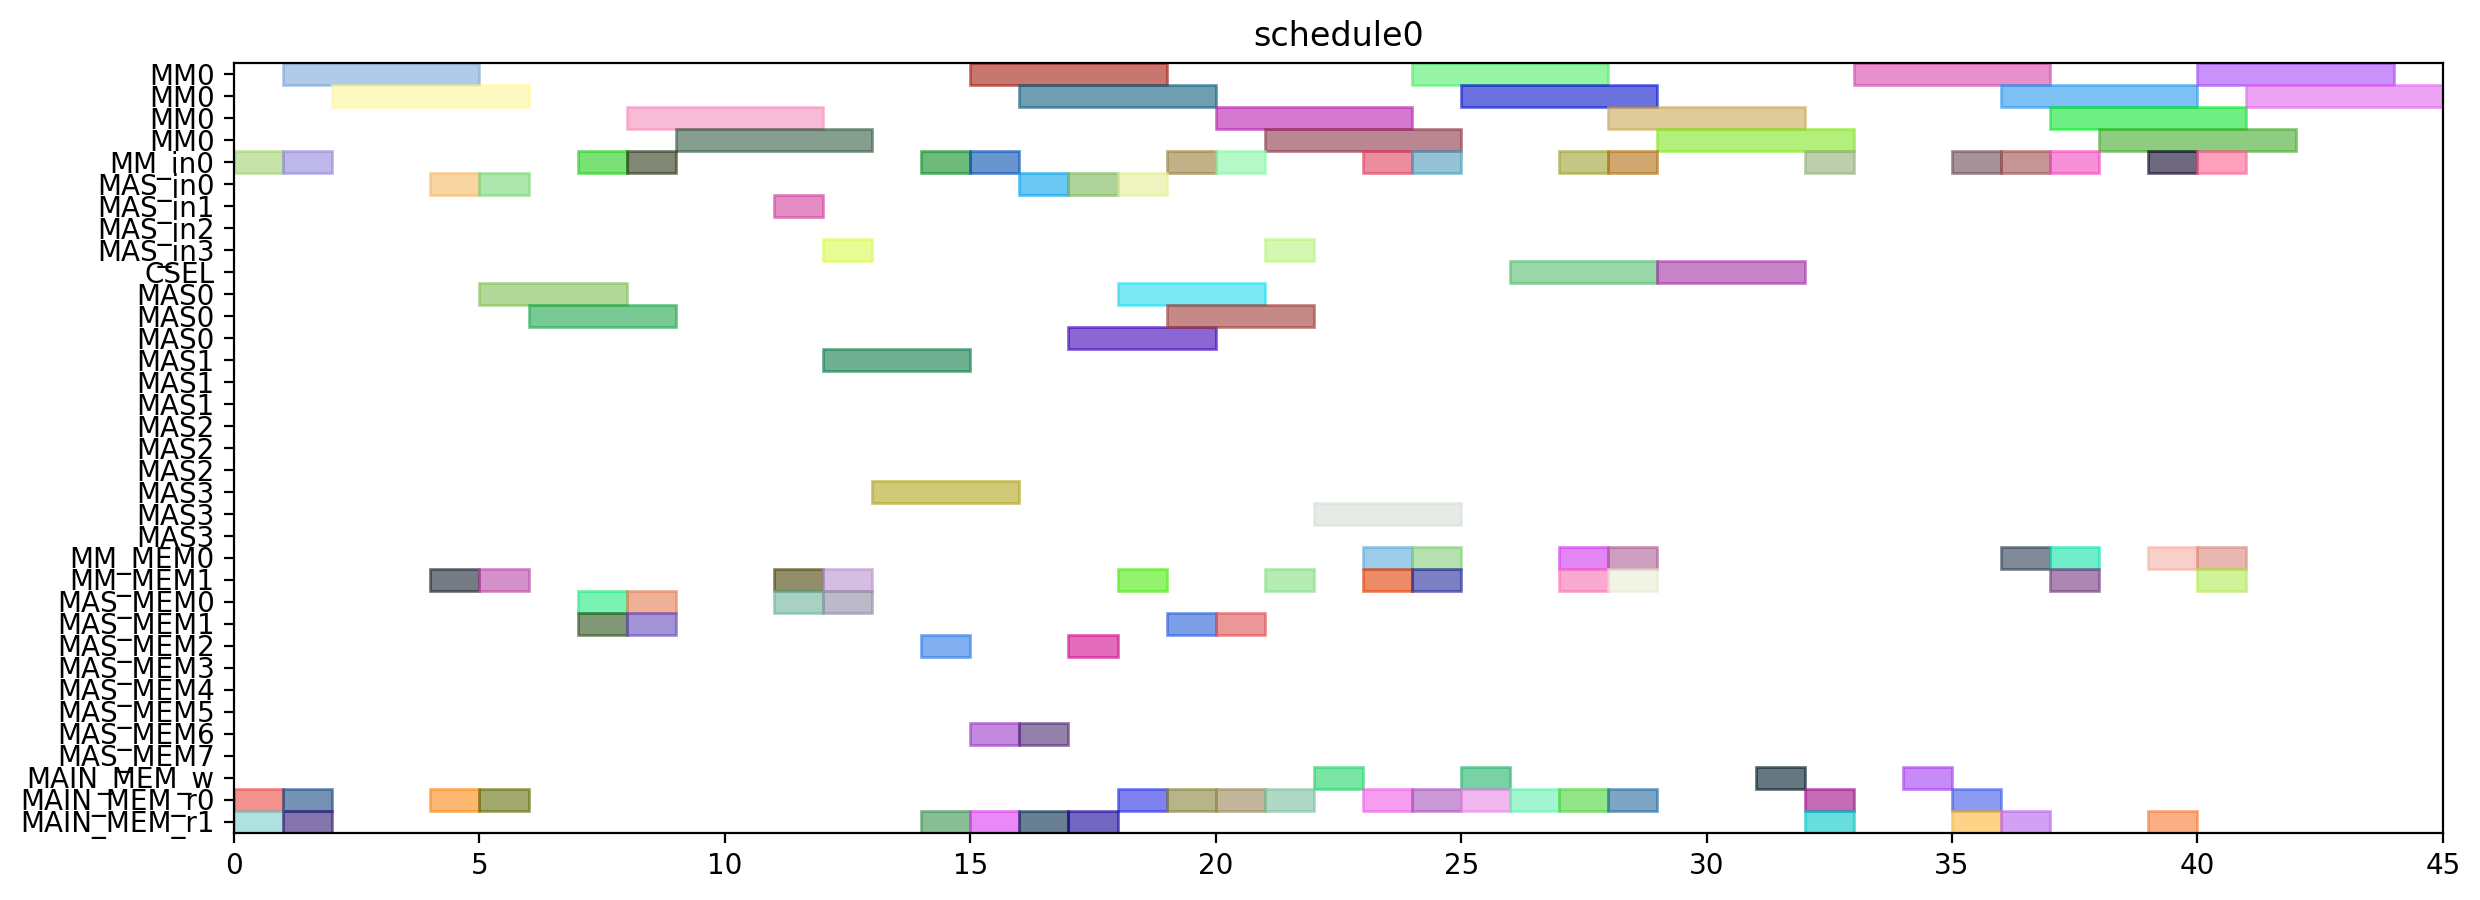

The Python source for this figure:
from pyschedule import Scenario, solvers, plotters, alt


def solve():
	horizon = 120
	S = Scenario("schedule0", horizon=horizon)

	# resource
	MM = S.Resources('MM', num=1, size=4)
	MM_in = S.Resources('MM_in', num=1)
	MAS_in = S.Resources('MAS_in', num=4)
	CSEL = S.Resource('CSEL')
	MAS = S.Resources('MAS', num=4, size=3, periods=range(1, horizon))
	MM_MEM = S.Resources('MM_MEM', num=2)
	MAS_MEM = S.Resources('MAS_MEM', num=8)
	MAIN_MEM_w = S.Resource('MAIN_MEM_w', size=1)
	MAIN_MEM_r = S.Resources('MAIN_MEM_r', num=2)

	# result of previous scheduling

	# new tasks
	t20 = S.Task('t20', length=4, delay_cost=1)
	t20 += alt(MM)
	t20_in = S.Task('t20_in', length=1, delay_cost=1)
	t20_in += alt(MM_in)
	S += t20_in*MM_in[0]<=t20*MM[0]
	t20_mem0 = S.Task('t20_mem0', length=1, delay_cost=1)
	t20_mem0 += MAIN_MEM_r[0]
	S += t20_mem0 <= t20

	t20_mem1 = S.Task('t20_mem1', length=1, delay_cost=1)
	t20_mem1 += MAIN_MEM_r[1]
	S += t20_mem1 <= t20

	t21 = S.Task('t21', length=4, delay_cost=1)
	t21 += alt(MM)
	t21_in = S.Task('t21_in', length=1, delay_cost=1)
	t21_in += alt(MM_in)
	S += t21_in*MM_in[0]<=t21*MM[0]
	t21_mem0 = S.Task('t21_mem0', length=1, delay_cost=1)
	t21_mem0 += MAIN_MEM_r[0]
	S += t21_mem0 <= t21

	t21_mem1 = S.Task('t21_mem1', length=1, delay_cost=1)
	t21_mem1 += MAIN_MEM_r[1]
	S += t21_mem1 <= t21

	xit20 = S.Task('xit20', length=3, delay_cost=1)
	xit20 += alt(MAS)
	xit20_in = S.Task('xit20_in', length=1, delay_cost=1)
	xit20_in += alt(MAS_in)
	S += xit20_in*MAS_in[0]<=xit20*MAS[0]

	S += xit20_in*MAS_in[1]<=xit20*MAS[1]

	S += xit20_in*MAS_in[2]<=xit20*MAS[2]

	S += xit20_in*MAS_in[3]<=xit20*MAS[3]

	xit20_mem0 = S.Task('xit20_mem0', length=1, delay_cost=1)
	xit20_mem0 += MAIN_MEM_r[0]
	S += xit20_mem0 <= xit20

	xit20_mem1 = S.Task('xit20_mem1', length=1, delay_cost=1)
	xit20_mem1 += alt(MM_MEM)
	S += (t20*MM[0])-1 < xit20_mem1*MM_MEM[1]
	S += xit20_mem1 <= xit20

	xit21 = S.Task('xit21', length=3, delay_cost=1)
	xit21 += alt(MAS)
	xit21_in = S.Task('xit21_in', length=1, delay_cost=1)
	xit21_in += alt(MAS_in)
	S += xit21_in*MAS_in[0]<=xit21*MAS[0]

	S += xit21_in*MAS_in[1]<=xit21*MAS[1]

	S += xit21_in*MAS_in[2]<=xit21*MAS[2]

	S += xit21_in*MAS_in[3]<=xit21*MAS[3]

	xit21_mem0 = S.Task('xit21_mem0', length=1, delay_cost=1)
	xit21_mem0 += MAIN_MEM_r[0]
	S += xit21_mem0 <= xit21

	xit21_mem1 = S.Task('xit21_mem1', length=1, delay_cost=1)
	xit21_mem1 += alt(MM_MEM)
	S += (t21*MM[0])-1 < xit21_mem1*MM_MEM[1]
	S += xit21_mem1 <= xit21

	xi2t40 = S.Task('xi2t40', length=4, delay_cost=1)
	xi2t40 += alt(MM)
	xi2t40_in = S.Task('xi2t40_in', length=1, delay_cost=1)
	xi2t40_in += alt(MM_in)
	S += xi2t40_in*MM_in[0]<=xi2t40*MM[0]
	xi2t40_mem0 = S.Task('xi2t40_mem0', length=1, delay_cost=1)
	xi2t40_mem0 += alt(MAS_MEM)
	S += (xit20*MAS[0])-1 < xi2t40_mem0*MAS_MEM[0]
	S += (xit20*MAS[1])-1 < xi2t40_mem0*MAS_MEM[2]
	S += (xit20*MAS[2])-1 < xi2t40_mem0*MAS_MEM[4]
	S += (xit20*MAS[3])-1 < xi2t40_mem0*MAS_MEM[6]
	S += xi2t40_mem0 <= xi2t40

	xi2t40_mem1 = S.Task('xi2t40_mem1', length=1, delay_cost=1)
	xi2t40_mem1 += alt(MAS_MEM)
	S += (xit20*MAS[0])-1 < xi2t40_mem1*MAS_MEM[1]
	S += (xit20*MAS[1])-1 < xi2t40_mem1*MAS_MEM[3]
	S += (xit20*MAS[2])-1 < xi2t40_mem1*MAS_MEM[5]
	S += (xit20*MAS[3])-1 < xi2t40_mem1*MAS_MEM[7]
	S += xi2t40_mem1 <= xi2t40

	xi2t41 = S.Task('xi2t41', length=4, delay_cost=1)
	xi2t41 += alt(MM)
	xi2t41_in = S.Task('xi2t41_in', length=1, delay_cost=1)
	xi2t41_in += alt(MM_in)
	S += xi2t41_in*MM_in[0]<=xi2t41*MM[0]
	xi2t41_mem0 = S.Task('xi2t41_mem0', length=1, delay_cost=1)
	xi2t41_mem0 += alt(MAS_MEM)
	S += (xit21*MAS[0])-1 < xi2t41_mem0*MAS_MEM[0]
	S += (xit21*MAS[1])-1 < xi2t41_mem0*MAS_MEM[2]
	S += (xit21*MAS[2])-1 < xi2t41_mem0*MAS_MEM[4]
	S += (xit21*MAS[3])-1 < xi2t41_mem0*MAS_MEM[6]
	S += xi2t41_mem0 <= xi2t41

	xi2t41_mem1 = S.Task('xi2t41_mem1', length=1, delay_cost=1)
	xi2t41_mem1 += alt(MAS_MEM)
	S += (xit21*MAS[0])-1 < xi2t41_mem1*MAS_MEM[1]
	S += (xit21*MAS[1])-1 < xi2t41_mem1*MAS_MEM[3]
	S += (xit21*MAS[2])-1 < xi2t41_mem1*MAS_MEM[5]
	S += (xit21*MAS[3])-1 < xi2t41_mem1*MAS_MEM[7]
	S += xi2t41_mem1 <= xi2t41

	D_a_0 = S.Task('D_a_0', length=3, delay_cost=1)
	D_a_0 += alt(MAS)
	D_a_0_in = S.Task('D_a_0_in', length=1, delay_cost=1)
	D_a_0_in += alt(MAS_in)
	S += D_a_0_in*MAS_in[0]<=D_a_0*MAS[0]

	S += D_a_0_in*MAS_in[1]<=D_a_0*MAS[1]

	S += D_a_0_in*MAS_in[2]<=D_a_0*MAS[2]

	S += D_a_0_in*MAS_in[3]<=D_a_0*MAS[3]

	D_a_0_mem0 = S.Task('D_a_0_mem0', length=1, delay_cost=1)
	D_a_0_mem0 += alt(MAS_MEM)
	S += (xit20*MAS[0])-1 < D_a_0_mem0*MAS_MEM[0]
	S += (xit20*MAS[1])-1 < D_a_0_mem0*MAS_MEM[2]
	S += (xit20*MAS[2])-1 < D_a_0_mem0*MAS_MEM[4]
	S += (xit20*MAS[3])-1 < D_a_0_mem0*MAS_MEM[6]
	S += D_a_0_mem0 <= D_a_0

	D_a_0_mem1 = S.Task('D_a_0_mem1', length=1, delay_cost=1)
	D_a_0_mem1 += alt(MM_MEM)
	S += (xi2t40*MM[0])-1 < D_a_0_mem1*MM_MEM[1]
	S += D_a_0_mem1 <= D_a_0

	D_a_1 = S.Task('D_a_1', length=3, delay_cost=1)
	D_a_1 += alt(MAS)
	D_a_1_in = S.Task('D_a_1_in', length=1, delay_cost=1)
	D_a_1_in += alt(MAS_in)
	S += D_a_1_in*MAS_in[0]<=D_a_1*MAS[0]

	S += D_a_1_in*MAS_in[1]<=D_a_1*MAS[1]

	S += D_a_1_in*MAS_in[2]<=D_a_1*MAS[2]

	S += D_a_1_in*MAS_in[3]<=D_a_1*MAS[3]

	D_a_1_mem0 = S.Task('D_a_1_mem0', length=1, delay_cost=1)
	D_a_1_mem0 += alt(MAS_MEM)
	S += (xit21*MAS[0])-1 < D_a_1_mem0*MAS_MEM[0]
	S += (xit21*MAS[1])-1 < D_a_1_mem0*MAS_MEM[2]
	S += (xit21*MAS[2])-1 < D_a_1_mem0*MAS_MEM[4]
	S += (xit21*MAS[3])-1 < D_a_1_mem0*MAS_MEM[6]
	S += D_a_1_mem0 <= D_a_1

	D_a_1_mem1 = S.Task('D_a_1_mem1', length=1, delay_cost=1)
	D_a_1_mem1 += alt(MM_MEM)
	S += (xi2t41*MM[0])-1 < D_a_1_mem1*MM_MEM[1]
	S += D_a_1_mem1 <= D_a_1

	negD0 = S.Task('negD0', length=4, delay_cost=1)
	negD0 += alt(MM)
	negD0_in = S.Task('negD0_in', length=1, delay_cost=1)
	negD0_in += alt(MM_in)
	S += negD0_in*MM_in[0]<=negD0*MM[0]
	negD0_mem0 = S.Task('negD0_mem0', length=1, delay_cost=1)
	negD0_mem0 += alt(MAS_MEM)
	S += (D_a_0*MAS[0])-1 < negD0_mem0*MAS_MEM[0]
	S += (D_a_0*MAS[1])-1 < negD0_mem0*MAS_MEM[2]
	S += (D_a_0*MAS[2])-1 < negD0_mem0*MAS_MEM[4]
	S += (D_a_0*MAS[3])-1 < negD0_mem0*MAS_MEM[6]
	S += negD0_mem0 <= negD0

	negD0_mem1 = S.Task('negD0_mem1', length=1, delay_cost=1)
	negD0_mem1 += MAIN_MEM_r[1]
	S += negD0_mem1 <= negD0

	negD1 = S.Task('negD1', length=4, delay_cost=1)
	negD1 += alt(MM)
	negD1_in = S.Task('negD1_in', length=1, delay_cost=1)
	negD1_in += alt(MM_in)
	S += negD1_in*MM_in[0]<=negD1*MM[0]
	negD1_mem0 = S.Task('negD1_mem0', length=1, delay_cost=1)
	negD1_mem0 += alt(MAS_MEM)
	S += (D_a_1*MAS[0])-1 < negD1_mem0*MAS_MEM[0]
	S += (D_a_1*MAS[1])-1 < negD1_mem0*MAS_MEM[2]
	S += (D_a_1*MAS[2])-1 < negD1_mem0*MAS_MEM[4]
	S += (D_a_1*MAS[3])-1 < negD1_mem0*MAS_MEM[6]
	S += negD1_mem0 <= negD1

	negD1_mem1 = S.Task('negD1_mem1', length=1, delay_cost=1)
	negD1_mem1 += MAIN_MEM_r[1]
	S += negD1_mem1 <= negD1

	N_b0 = S.Task('N_b0', length=3, delay_cost=1)
	N_b0 += alt(MAS)
	N_b0_in = S.Task('N_b0_in', length=1, delay_cost=1)
	N_b0_in += alt(MAS_in)
	S += N_b0_in*MAS_in[0]<=N_b0*MAS[0]

	S += N_b0_in*MAS_in[1]<=N_b0*MAS[1]

	S += N_b0_in*MAS_in[2]<=N_b0*MAS[2]

	S += N_b0_in*MAS_in[3]<=N_b0*MAS[3]

	N_b0_mem0 = S.Task('N_b0_mem0', length=1, delay_cost=1)
	N_b0_mem0 += alt(MAS_MEM)
	S += (D_a_0*MAS[0])-1 < N_b0_mem0*MAS_MEM[0]
	S += (D_a_0*MAS[1])-1 < N_b0_mem0*MAS_MEM[2]
	S += (D_a_0*MAS[2])-1 < N_b0_mem0*MAS_MEM[4]
	S += (D_a_0*MAS[3])-1 < N_b0_mem0*MAS_MEM[6]
	S += N_b0_mem0 <= N_b0

	N_b0_mem1 = S.Task('N_b0_mem1', length=1, delay_cost=1)
	N_b0_mem1 += MAIN_MEM_r[1]
	S += N_b0_mem1 <= N_b0

	N_b1 = S.Task('N_b1', length=3, delay_cost=1)
	N_b1 += alt(MAS)
	N_b1_in = S.Task('N_b1_in', length=1, delay_cost=1)
	N_b1_in += alt(MAS_in)
	S += N_b1_in*MAS_in[0]<=N_b1*MAS[0]

	S += N_b1_in*MAS_in[1]<=N_b1*MAS[1]

	S += N_b1_in*MAS_in[2]<=N_b1*MAS[2]

	S += N_b1_in*MAS_in[3]<=N_b1*MAS[3]

	N_b1_mem0 = S.Task('N_b1_mem0', length=1, delay_cost=1)
	N_b1_mem0 += alt(MAS_MEM)
	S += (D_a_1*MAS[0])-1 < N_b1_mem0*MAS_MEM[0]
	S += (D_a_1*MAS[1])-1 < N_b1_mem0*MAS_MEM[2]
	S += (D_a_1*MAS[2])-1 < N_b1_mem0*MAS_MEM[4]
	S += (D_a_1*MAS[3])-1 < N_b1_mem0*MAS_MEM[6]
	S += N_b1_mem0 <= N_b1

	N_b1_mem1 = S.Task('N_b1_mem1', length=1, delay_cost=1)
	N_b1_mem1 += MAIN_MEM_r[1]
	S += N_b1_mem1 <= N_b1

	D0 = S.Task('D0', length=3, delay_cost=1)
	D0 += alt(MAS)
	D0_in = S.Task('D0_in', length=1, delay_cost=1)
	D0_in += alt(MAS_in)
	S += D0_in*MAS_in[0]<=D0*MAS[0]

	S += D0_in*MAS_in[1]<=D0*MAS[1]

	S += D0_in*MAS_in[2]<=D0*MAS[2]

	S += D0_in*MAS_in[3]<=D0*MAS[3]

	S += 0<D0

	D0_w = S.Task('D0_w', length=1, delay_cost=1)
	D0_w += alt(MAIN_MEM_w)
	S += D0 <= D0_w

	D0_mem0 = S.Task('D0_mem0', length=1, delay_cost=1)
	D0_mem0 += MAIN_MEM_r[0]
	S += D0_mem0 <= D0

	D0_mem1 = S.Task('D0_mem1', length=1, delay_cost=1)
	D0_mem1 += alt(MM_MEM)
	S += (negD0*MM[0])-1 < D0_mem1*MM_MEM[1]
	S += D0_mem1 <= D0

	D1 = S.Task('D1', length=3, delay_cost=1)
	D1 += alt(MAS)
	D1_in = S.Task('D1_in', length=1, delay_cost=1)
	D1_in += alt(MAS_in)
	S += D1_in*MAS_in[0]<=D1*MAS[0]

	S += D1_in*MAS_in[1]<=D1*MAS[1]

	S += D1_in*MAS_in[2]<=D1*MAS[2]

	S += D1_in*MAS_in[3]<=D1*MAS[3]

	S += 0<D1

	D1_w = S.Task('D1_w', length=1, delay_cost=1)
	D1_w += alt(MAIN_MEM_w)
	S += D1 <= D1_w

	D1_mem0 = S.Task('D1_mem0', length=1, delay_cost=1)
	D1_mem0 += MAIN_MEM_r[0]
	S += D1_mem0 <= D1

	D1_mem1 = S.Task('D1_mem1', length=1, delay_cost=1)
	D1_mem1 += alt(MM_MEM)
	S += (negD1*MM[0])-1 < D1_mem1*MM_MEM[1]
	S += D1_mem1 <= D1

	N0 = S.Task('N0', length=4, delay_cost=1)
	N0 += alt(MM)
	N0_in = S.Task('N0_in', length=1, delay_cost=1)
	N0_in += alt(MM_in)
	S += N0_in*MM_in[0]<=N0*MM[0]
	N0_mem0 = S.Task('N0_mem0', length=1, delay_cost=1)
	N0_mem0 += MAIN_MEM_r[0]
	S += N0_mem0 <= N0

	N0_mem1 = S.Task('N0_mem1', length=1, delay_cost=1)
	N0_mem1 += alt(MAS_MEM)
	S += (N_b0*MAS[0])-1 < N0_mem1*MAS_MEM[1]
	S += (N_b0*MAS[1])-1 < N0_mem1*MAS_MEM[3]
	S += (N_b0*MAS[2])-1 < N0_mem1*MAS_MEM[5]
	S += (N_b0*MAS[3])-1 < N0_mem1*MAS_MEM[7]
	S += N0_mem1 <= N0

	N1 = S.Task('N1', length=4, delay_cost=1)
	N1 += alt(MM)
	N1_in = S.Task('N1_in', length=1, delay_cost=1)
	N1_in += alt(MM_in)
	S += N1_in*MM_in[0]<=N1*MM[0]
	N1_mem0 = S.Task('N1_mem0', length=1, delay_cost=1)
	N1_mem0 += MAIN_MEM_r[0]
	S += N1_mem0 <= N1

	N1_mem1 = S.Task('N1_mem1', length=1, delay_cost=1)
	N1_mem1 += alt(MAS_MEM)
	S += (N_b1*MAS[0])-1 < N1_mem1*MAS_MEM[1]
	S += (N_b1*MAS[1])-1 < N1_mem1*MAS_MEM[3]
	S += (N_b1*MAS[2])-1 < N1_mem1*MAS_MEM[5]
	S += (N_b1*MAS[3])-1 < N1_mem1*MAS_MEM[7]
	S += N1_mem1 <= N1

	Z0 = S.Task('Z0', length=3, delay_cost=1)
	Z0 += alt(CSEL)

	Z0_w = S.Task('Z0_w', length=1, delay_cost=1)
	Z0_w += alt(MAIN_MEM_w)
	S += Z0+2 <= Z0_w

	Z0_mem0 = S.Task('Z0_mem0', length=1, delay_cost=1)
	Z0_mem0 += MAIN_MEM_r[0]
	S += D0_w < Z0_mem0
	S += Z0_mem0+ 2 <= Z0

	Z0_mem1 = S.Task('Z0_mem1', length=1, delay_cost=1)
	Z0_mem1 += MAIN_MEM_r[0]
	S += D0_w < Z0_mem1
	S += Z0_mem1+ 1 <= Z0

	Z0_mem2 = S.Task('Z0_mem2', length=1, delay_cost=1)
	Z0_mem2 += MAIN_MEM_r[0]
	S += Z0_mem2+ 0 <= Z0

	Z1 = S.Task('Z1', length=3, delay_cost=1)
	Z1 += alt(CSEL)

	Z1_w = S.Task('Z1_w', length=1, delay_cost=1)
	Z1_w += alt(MAIN_MEM_w)
	S += Z1+2 <= Z1_w

	Z1_mem0 = S.Task('Z1_mem0', length=1, delay_cost=1)
	Z1_mem0 += MAIN_MEM_r[0]
	S += D1_w < Z1_mem0
	S += Z1_mem0+ 2 <= Z1

	Z1_mem1 = S.Task('Z1_mem1', length=1, delay_cost=1)
	Z1_mem1 += MAIN_MEM_r[0]
	S += D1_w < Z1_mem1
	S += Z1_mem1+ 1 <= Z1

	Z1_mem2 = S.Task('Z1_mem2', length=1, delay_cost=1)
	Z1_mem2 += MAIN_MEM_r[0]
	S += Z1_mem2+ 0 <= Z1

	N20 = S.Task('N20', length=4, delay_cost=1)
	N20 += alt(MM)
	N20_in = S.Task('N20_in', length=1, delay_cost=1)
	N20_in += alt(MM_in)
	S += N20_in*MM_in[0]<=N20*MM[0]
	N20_mem0 = S.Task('N20_mem0', length=1, delay_cost=1)
	N20_mem0 += alt(MM_MEM)
	S += (N0*MM[0])-1 < N20_mem0*MM_MEM[0]
	S += N20_mem0 <= N20

	N20_mem1 = S.Task('N20_mem1', length=1, delay_cost=1)
	N20_mem1 += alt(MM_MEM)
	S += (N0*MM[0])-1 < N20_mem1*MM_MEM[1]
	S += N20_mem1 <= N20

	N21 = S.Task('N21', length=4, delay_cost=1)
	N21 += alt(MM)
	N21_in = S.Task('N21_in', length=1, delay_cost=1)
	N21_in += alt(MM_in)
	S += N21_in*MM_in[0]<=N21*MM[0]
	N21_mem0 = S.Task('N21_mem0', length=1, delay_cost=1)
	N21_mem0 += alt(MM_MEM)
	S += (N1*MM[0])-1 < N21_mem0*MM_MEM[0]
	S += N21_mem0 <= N21

	N21_mem1 = S.Task('N21_mem1', length=1, delay_cost=1)
	N21_mem1 += alt(MM_MEM)
	S += (N1*MM[0])-1 < N21_mem1*MM_MEM[1]
	S += N21_mem1 <= N21

	D20 = S.Task('D20', length=4, delay_cost=1)
	D20 += alt(MM)
	D20_in = S.Task('D20_in', length=1, delay_cost=1)
	D20_in += alt(MM_in)
	S += D20_in*MM_in[0]<=D20*MM[0]
	D20_mem0 = S.Task('D20_mem0', length=1, delay_cost=1)
	D20_mem0 += MAIN_MEM_r[0]
	S += Z0_w < D20_mem0
	S += D20_mem0 <= D20

	D20_mem1 = S.Task('D20_mem1', length=1, delay_cost=1)
	D20_mem1 += MAIN_MEM_r[1]
	S += Z0_w < D20_mem1
	S += D20_mem1 <= D20

	D21 = S.Task('D21', length=4, delay_cost=1)
	D21 += alt(MM)
	D21_in = S.Task('D21_in', length=1, delay_cost=1)
	D21_in += alt(MM_in)
	S += D21_in*MM_in[0]<=D21*MM[0]
	D21_mem0 = S.Task('D21_mem0', length=1, delay_cost=1)
	D21_mem0 += MAIN_MEM_r[0]
	S += Z1_w < D21_mem0
	S += D21_mem0 <= D21

	D21_mem1 = S.Task('D21_mem1', length=1, delay_cost=1)
	D21_mem1 += MAIN_MEM_r[1]
	S += Z1_w < D21_mem1
	S += D21_mem1 <= D21

	N30 = S.Task('N30', length=4, delay_cost=1)
	N30 += alt(MM)
	N30_in = S.Task('N30_in', length=1, delay_cost=1)
	N30_in += alt(MM_in)
	S += N30_in*MM_in[0]<=N30*MM[0]
	N30_mem0 = S.Task('N30_mem0', length=1, delay_cost=1)
	N30_mem0 += alt(MM_MEM)
	S += (N20*MM[0])-1 < N30_mem0*MM_MEM[0]
	S += N30_mem0 <= N30

	N30_mem1 = S.Task('N30_mem1', length=1, delay_cost=1)
	N30_mem1 += alt(MM_MEM)
	S += (N0*MM[0])-1 < N30_mem1*MM_MEM[1]
	S += N30_mem1 <= N30

	N31 = S.Task('N31', length=4, delay_cost=1)
	N31 += alt(MM)
	N31_in = S.Task('N31_in', length=1, delay_cost=1)
	N31_in += alt(MM_in)
	S += N31_in*MM_in[0]<=N31*MM[0]
	N31_mem0 = S.Task('N31_mem0', length=1, delay_cost=1)
	N31_mem0 += alt(MM_MEM)
	S += (N21*MM[0])-1 < N31_mem0*MM_MEM[0]
	S += N31_mem0 <= N31

	N31_mem1 = S.Task('N31_mem1', length=1, delay_cost=1)
	N31_mem1 += alt(MM_MEM)
	S += (N1*MM[0])-1 < N31_mem1*MM_MEM[1]
	S += N31_mem1 <= N31

	V0 = S.Task('V0', length=4, delay_cost=1)
	V0 += alt(MM)
	V0_in = S.Task('V0_in', length=1, delay_cost=1)
	V0_in += alt(MM_in)
	S += V0_in*MM_in[0]<=V0*MM[0]
	V0_mem0 = S.Task('V0_mem0', length=1, delay_cost=1)
	V0_mem0 += alt(MM_MEM)
	S += (D20*MM[0])-1 < V0_mem0*MM_MEM[0]
	S += V0_mem0 <= V0

	V0_mem1 = S.Task('V0_mem1', length=1, delay_cost=1)
	V0_mem1 += MAIN_MEM_r[1]
	S += Z0_w < V0_mem1
	S += V0_mem1 <= V0

	V1 = S.Task('V1', length=4, delay_cost=1)
	V1 += alt(MM)
	V1_in = S.Task('V1_in', length=1, delay_cost=1)
	V1_in += alt(MM_in)
	S += V1_in*MM_in[0]<=V1*MM[0]
	V1_mem0 = S.Task('V1_mem0', length=1, delay_cost=1)
	V1_mem0 += alt(MM_MEM)
	S += (D21*MM[0])-1 < V1_mem0*MM_MEM[0]
	S += V1_mem0 <= V1

	V1_mem1 = S.Task('V1_mem1', length=1, delay_cost=1)
	V1_mem1 += MAIN_MEM_r[1]
	S += Z1_w < V1_mem1
	S += V1_mem1 <= V1

	ND20 = S.Task('ND20', length=4, delay_cost=1)
	ND20 += alt(MM)
	ND20_in = S.Task('ND20_in', length=1, delay_cost=1)
	ND20_in += alt(MM_in)
	S += ND20_in*MM_in[0]<=ND20*MM[0]
	ND20_mem0 = S.Task('ND20_mem0', length=1, delay_cost=1)
	ND20_mem0 += alt(MM_MEM)
	S += (N0*MM[0])-1 < ND20_mem0*MM_MEM[0]
	S += ND20_mem0 <= ND20

	ND20_mem1 = S.Task('ND20_mem1', length=1, delay_cost=1)
	ND20_mem1 += alt(MM_MEM)
	S += (D20*MM[0])-1 < ND20_mem1*MM_MEM[1]
	S += ND20_mem1 <= ND20

	ND21 = S.Task('ND21', length=4, delay_cost=1)
	ND21 += alt(MM)
	ND21_in = S.Task('ND21_in', length=1, delay_cost=1)
	ND21_in += alt(MM_in)
	S += ND21_in*MM_in[0]<=ND21*MM[0]
	ND21_mem0 = S.Task('ND21_mem0', length=1, delay_cost=1)
	ND21_mem0 += alt(MM_MEM)
	S += (N1*MM[0])-1 < ND21_mem0*MM_MEM[0]
	S += ND21_mem0 <= ND21

	ND21_mem1 = S.Task('ND21_mem1', length=1, delay_cost=1)
	ND21_mem1 += alt(MM_MEM)
	S += (D21*MM[0])-1 < ND21_mem1*MM_MEM[1]
	S += ND21_mem1 <= ND21

	solvers.mip.solve(S,msg=1,kind='CPLEX',ratio_gap=1.01)

	solution = [['hoge']*len(S.solution()[1]) for i in range(len(S.solution()))]
	for i in range(len(S.solution())):
		for j in range(len(S.solution()[i])):
			solution[i][j]=str(S.solution()[i][j])
	print(solution)

	cycles = int(solution[-1][3])

	pic_file_name = "/home/mfukuda/ABE/multiRAM_multiMAS_16mux/scheduling_result/stage4MM1_stage3MAS4/2xSSWU_BEFORE_EXP/schedule0.png"
	if(S.solution() != []):
		plotters.matplotlib.plot(S,img_filename=pic_file_name, show_task_labels=False, fig_size=(cycles*0.25+3, 5))

	return solution
